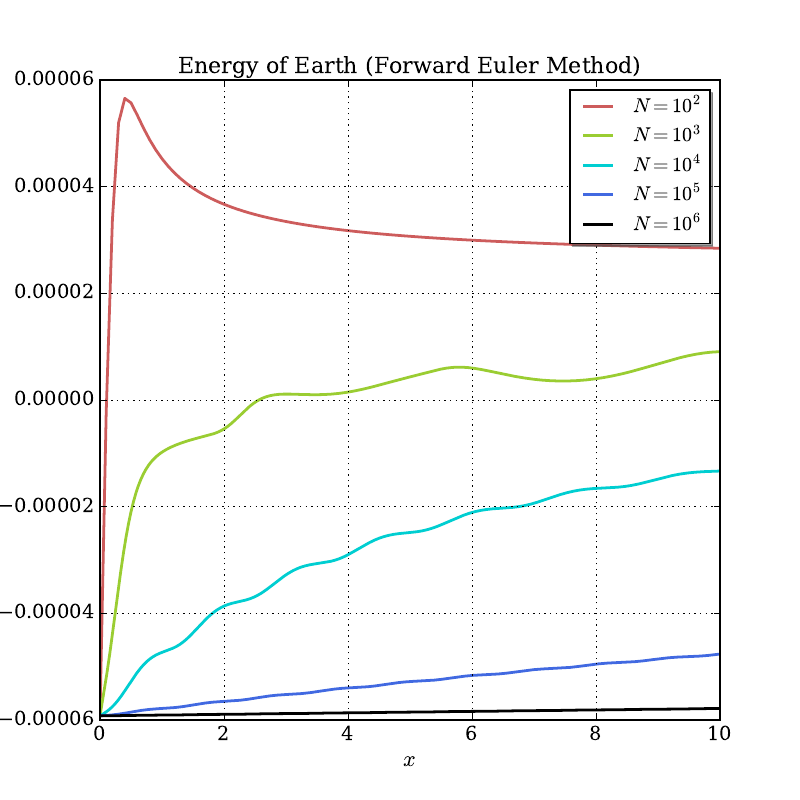

This figure's Python source:
import matplotlib.pyplot as plt
from matplotlib.lines import Line2D
import numpy as np
import os
import sys
from pylab import *
matplotlib.rcParams['font.family'] = "serif"
from matplotlib import ticker
from matplotlib.ticker import ScalarFormatter

filenames = [("benchmark/binary_euler"+str(i)+".dat") for i in range(2,7)]
labels = ['$N = 10^2$', '$N = 10^3$', '$N = 10^4$', '$N = 10^5$', '$N = 10^6$']
colors = ['indianred', 'yellowgreen', 'darkturquoise', 'royalblue','black']

plt.figure(figsize=(8,8))
fig = plt.figure(1)
axes = plt.gca()
axes.set_xlim([0,10.0])
axes.tick_params(labelsize=14)
#axes.annotate('* = no Coulomb interaction',xy=(4.8,0.051),xytext=(4.8,0.051))

for i in range(0,5):
	file = np.loadtxt(filenames[i],unpack=True)
	plt.plot(file[0],file[5],linestyle='-',linewidth=2,label=labels[i],color=colors[i])

plt.legend(loc=1, shadow=True)
plt.xlabel(r'$x$', fontsize=16, weight='normal', family='serif')
plt.ylabel(r'$y$', fontsize=16, weight='normal', family='serif')
plt.title(r'Energy of Earth (Forward Euler Method)', fontsize=16, weight='normal', family='serif')
plt.grid()

figname = 'binary_euler_energy.pdf'
plt.savefig(figname, format='pdf')
os.system('okular '+figname)